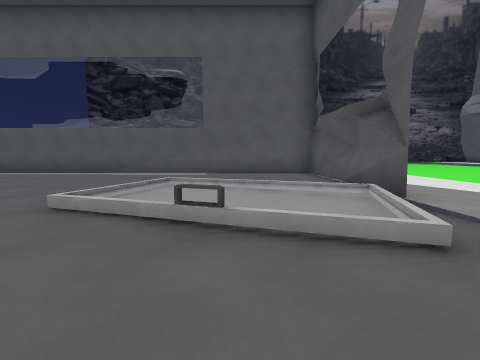
[1] (above)

14 first-person views from a walk through a 3-D level made in the Godot game engine. The camera is 1.3 m above the floor, tilts 6° down and sees 90° across. The floor is counted in squares, 2 m on a side. Each view is taken from the middle of a square. On the plan, view 1 faces up. The plan holds only what a view shows up to about 9 squares ahead; the rest is blank. The place goes on beyond the plan. Door leaves are left out where a doorway can be walked through. Some surface patterns are stand-ins.

[2]
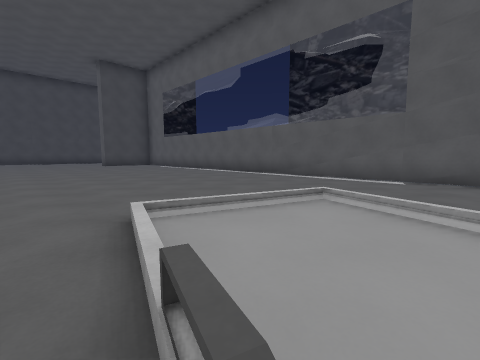

[3]
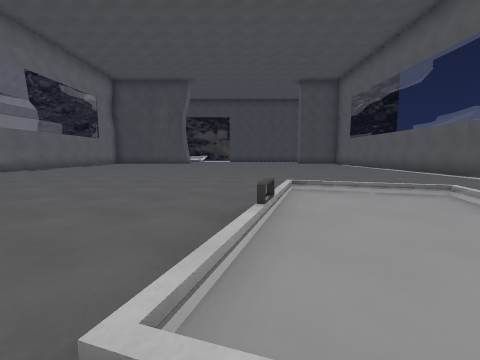

[4]
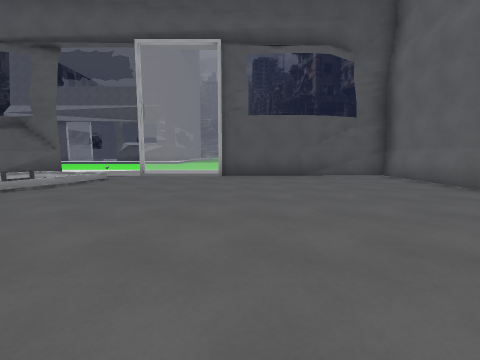

[5]
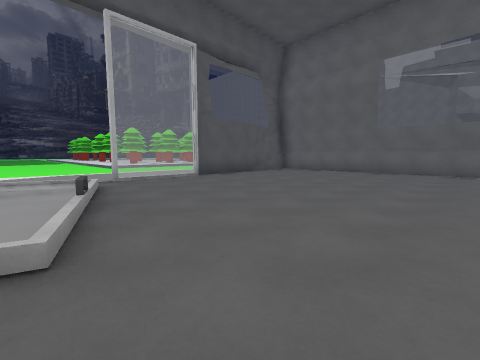

[6]
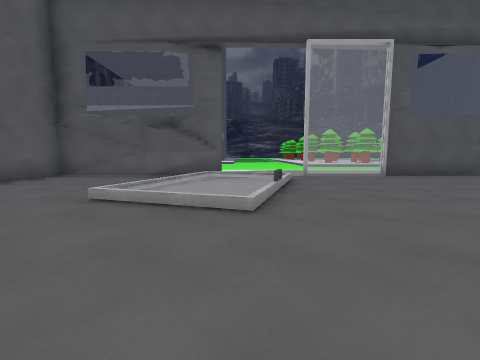

[7]
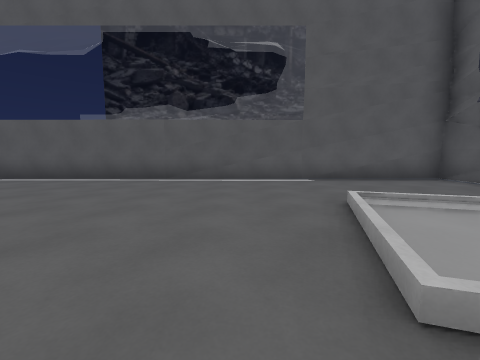

[8]
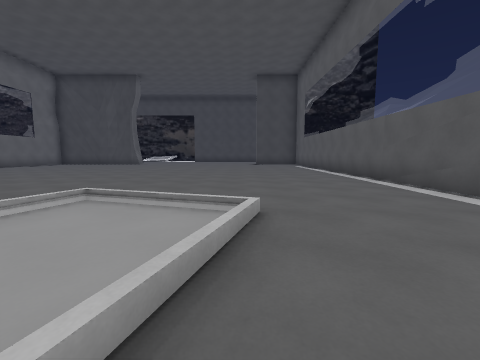

[9]
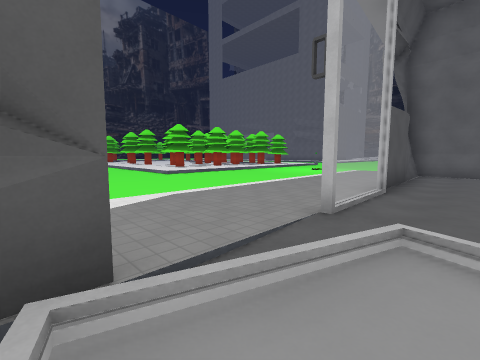

[10]
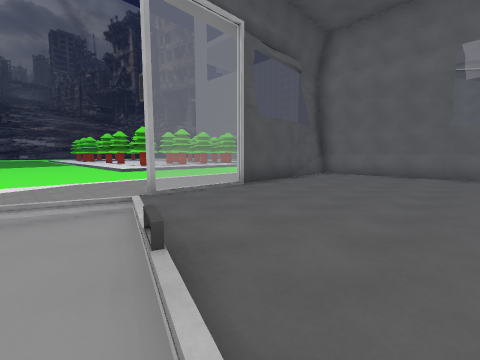

[11]
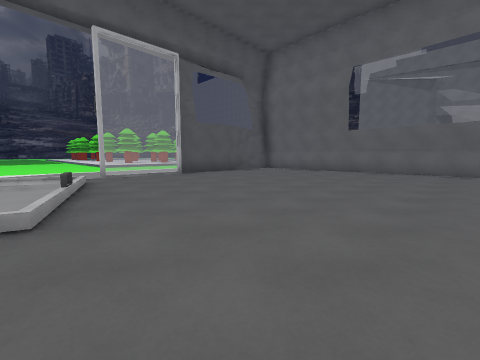

[12]
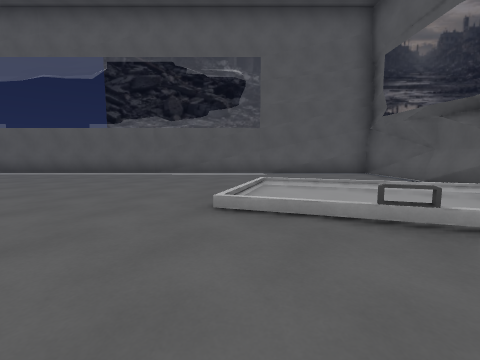

[13]
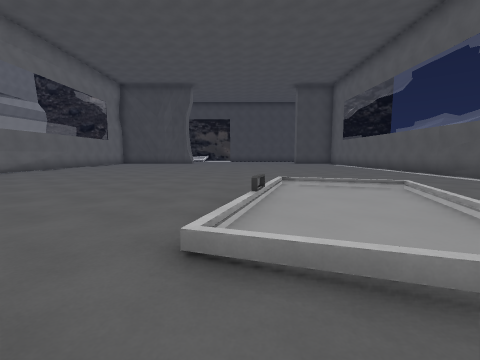

[14]
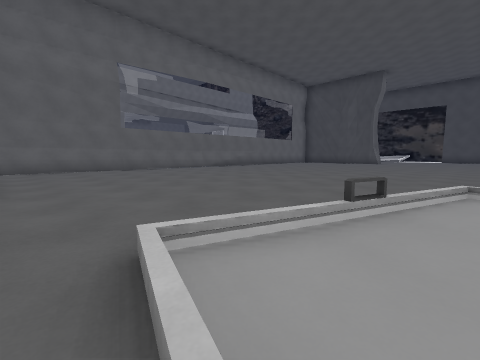

### Floor plan
Key: @ floor where view 1 was taken; # wall or solid block; . main floor; : floor 0.25 m higher than the main floor; - floor 0.25 m lower than the main floor; / step, stairs or slope; = window, fence, low wall or low ledge.
Columns run from 11 left of view 1 to 10 right of it. Each row starts with its distance up from view 1.
  9 ###############   --
  8  .............#   --
  7   ............#
  6    ...........#..
  5   ........//..#..
  4  ......../:://#.
  3 ........./:://... ----
  2 ...........//.... ----
  1   ...........#... ----
  0    ........@.#... ----
 -1    ..........#... ---
 -2    ..........#... --
 -3    ..........#...
 -4     .........##..
 -5     ..........#.
 -6     #=........#.
 -7      ##########

Positions as (right, up) in squares from view 1, and headings:
1: (0, 0), facing up
2: (0, 2), facing up-left
3: (2, 2), facing left
4: (-5, -2), facing right
5: (-4, 3), facing down-right
6: (-5, 3), facing right
7: (-3, 2), facing up
8: (1, 5), facing left
9: (1, 4), facing down-right
10: (-2, 3), facing down-right
11: (-5, 3), facing down-right
12: (-2, 0), facing up
13: (3, 2), facing left
14: (2, 3), facing down-left
